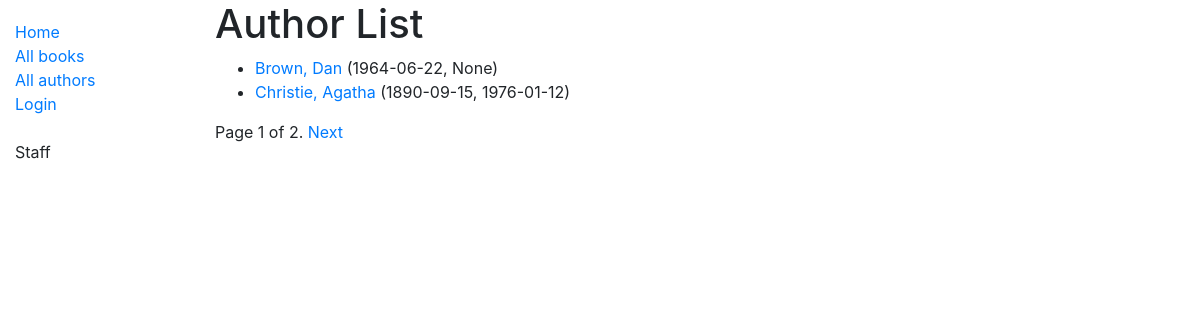
Screenshot of /catalog/authors/ with the database file from the repository.
### catalog/models.py (models this page shows, shortened)
class Author(models.Model):
    first_name = models.CharField(max_length=100)
    last_name = models.CharField(max_length=100)
    date_of_birth = models.DateField(null=True, blank=True)
    date_of_death = models.DateField('Died', null=True, blank=True)
    class Meta:
        ordering = ['last_name', 'first_name']
    def get_absolute_url(self):
        return reverse('author-detail', args=[str(self.id)])
    def __str__(self):
        return f'{self.last_name}, {self.first_name}'
    def lifespan(self):
        return f'{self.date_of_birth}, {self.date_of_death}'

### catalog/views.py (the view)
# urls.py: path('authors/', views.AuthorListView.as_view(), name='authors'),
class AuthorListView(generic.ListView):
    model = Author
    paginate_by = 2

### catalog/templates/catalog/author_list.html
{% extends "base_generic.html" %}
{% block content %}
  <h1>Author List</h1>
  {% if author_list %}
  <ul>
    {% for author in author_list %}
      <li>
        <a href="{{ author.get_absolute_url }}">{{ author }}</a> ({{author.lifespan}})
      </li>
    {% endfor %}
  </ul>
  {% else %}
    <p>There are no books in the library, so no authors</p>
  {% endif %}
{% endblock %}

### rows the page displays
Author: last_name+first_name "Brown, Dan", lifespan "1964-06-22, None"
Author: last_name+first_name "Christie, Agatha", lifespan "1890-09-15, 1976-01-12"

### other values shown
{{ page_obj.number }} "1"
{{ page_obj.paginator.num_pages }} "2"
